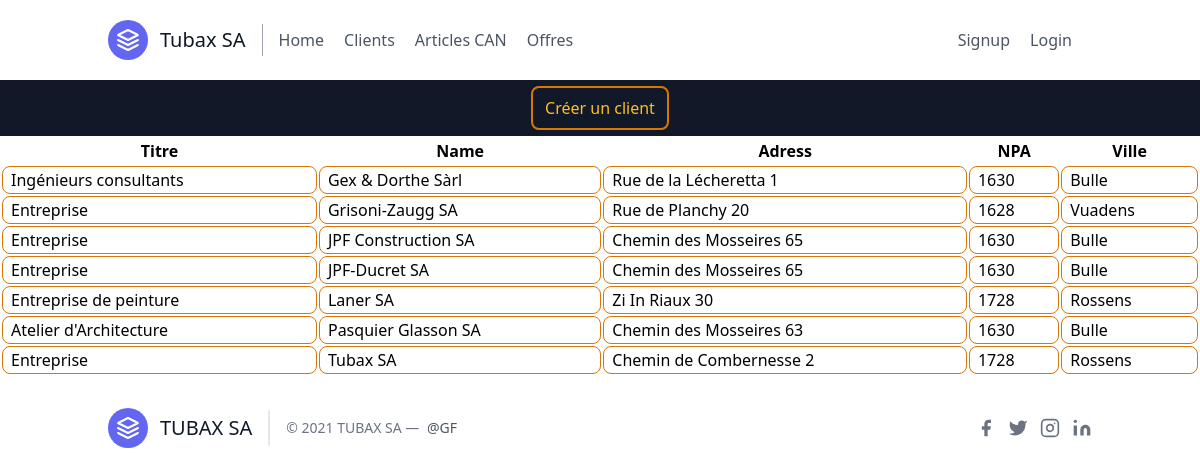
Screenshot of /customer/ with the database file from the repository.
### scaffolding/models.py (models this page shows, shortened)
class Customer(models.Model):
    title = models.CharField(max_length=200, null=True, default="Entreprise", blank=True)
    name = models.CharField(max_length=200, null=True)
    adress = models.CharField(max_length=200, null=True, blank=True)
    zip_code = models.IntegerField(default=0, null=True)
    city = models.CharField(max_length=200, null=True, blank=True)
    phone = models.CharField(max_length=200, null=True, blank=True)
    email = models.EmailField(max_length=200, null=True, blank=True)
    date_created = models.DateTimeField(auto_now_add=True, null=True)

### scaffolding/views.py (the view)
# urls.py: path('customer/', CustomerListView.as_view()),
class CustomerListView(ListView):
    template_name = "scaffolding/customer.html"
    queryset = Customer.objects.all().order_by("name")

### scaffolding/templates/scaffolding/customer.html
{% extends "base.html" %}
{% block content %}
<div class="bg-gray-900">
  <div class="w-full">
    <div class="flex">
      <div class="m-auto my-1.5 flex flex-row gap-6">
        <a href=/customer/create/ class="border-2 border-yellow-600 rounded-lg px-3 py-2 text-yellow-400 cursor-pointer hover:bg-yellow-600 hover:text-yellow-200">
          Créer un client
        </a>
      </div>
    </div>
  </div>
</div>
<table class="w-full table-auto border-separate">
  <thead>
    <tr>
      <th>Titre</th>
      <th>Name</th>
      <th>Adress</th>
      <th>NPA</th>
      <th>Ville</th>
    </tr>
  </thead>
          {% for customer in object_list %}
  <tbody>
    <tr class="hover:bg-yellow-600 hover:text-yellow-200">
      <td class="border border-yellow-600 rounded-lg px-2"><a style="display:inline-block;width:100%;height:100%;" href="/customer/{{customer.pk}}">{{customer.title}}</a></td>
      <td class="border border-yellow-600 rounded-lg px-2"><a style="display:inline-block;width:100%;height:100%;" href="/customer/{{customer.pk}}">{{customer.name}}</a></td>
      <td class="border border-yellow-600 rounded-lg px-2"><a style="display:inline-block;width:100%;height:100%;" href="/customer/{{customer.pk}}">{{customer.adress}}</a></td>
      <td class="border border-yellow-600 rounded-lg px-2"><a style="display:inline-block;width:100%;height:100%;" href="/customer/{{customer.pk}}">{{customer.zip_code}}</a></td>
      <td class="border border-yellow-600 rounded-lg px-2"><a style="display:inline-block;width:100%;height:100%;" href="/customer/{{customer.pk}}">{{customer.city}}</a></td>
    </tr>
  </tbody>
        {% endfor %}
</table>
{% endblock content %}

### templates/base.html (shortened to what this page needs)
<!DOCTYPE html>
<html>
<head>
    <link href="https://unpkg.com/tailwindcss@^2/dist/tailwind.min.css" rel="stylesheet">
</head>
<body>
    <div>
    {% include "navbar.html" %}
    {% block content %}
    {% endblock content %}
    {% include "footer.html" %}
    </div>
</body>
</html>

### templates/navbar.html (shortened to what this page needs)
<header class="text-gray-600 body-font">
  <div class="container mx-auto flex flex-wrap p-5 flex-col md:flex-row items-center">
    <a class="flex title-font font-medium items-center text-gray-900 mb-4 md:mb-0">
      <svg xmlns="http://www.w3.org/2000/svg" fill="none" stroke="currentColor" stroke-linecap="round" stroke-linejoin="round" stroke-width="2" class="w-10 h-10 text-white p-2 bg-indigo-500 rounded-full" viewBox="0 0 24 24">
        <path d="M12 2L2 7l10 5 10-5-10-5zM2 17l10 5 10-5M2 12l10 5 10-5"></path>
      </svg>
      <span class="ml-3 text-xl">Tubax SA</span>
    </a>
    <nav class="md:mr-auto md:ml-4 md:py-1 md:pl-4 md:border-l md:border-gray-400	flex flex-wrap items-center text-base justify-center">
      <a class="mr-5 hover:text-gray-900" href="/">Home</a>
      <a class="mr-5 hover:text-gray-900" href="/customer">Clients</a>
      <a class="mr-5 hover:text-gray-900" href="/category">Articles CAN</a>
      <a class="mr-5 hover:text-gray-900" href="/offer">Offres</a>
    </nav>
    {% if not request.user.is_authenticated %}
    <a class="mr-5 hover:text-gray-900" href="/signup">Signup</a>
    {% endif %}
    {% if request.user.is_authenticated %}
    You are logged in: {{ request.user.username }}
    {% else %}
    <a class="mr-5 hover:text-gray-900" href="/login">Login</a>
    {% endif %}
  </div>
</header>

### templates/footer.html
<footer class="text-gray-600 body-font">
  <div class="container px-5 py-8 mx-auto flex items-center sm:flex-row flex-col">
    <a class="flex title-font font-medium items-center md:justify-start justify-center text-gray-900">
      <svg xmlns="http://www.w3.org/2000/svg" fill="none" stroke="currentColor" stroke-linecap="round" stroke-linejoin="round" stroke-width="2" class="w-10 h-10 text-white p-2 bg-indigo-500 rounded-full" viewBox="0 0 24 24">
        <path d="M12 2L2 7l10 5 10-5-10-5zM2 17l10 5 10-5M2 12l10 5 10-5"></path>
      </svg>
      <span class="ml-3 text-xl">TUBAX SA</span>
    </a>
    <p class="text-sm text-gray-500 sm:ml-4 sm:pl-4 sm:border-l-2 sm:border-gray-200 sm:py-2 sm:mt-0 mt-4">© 2021 TUBAX SA —
      <a href="https://twitter.com/knyttneve" class="text-gray-600 ml-1" rel="noopener noreferrer" target="_blank">@GF</a>
    </p>
    <span class="inline-flex sm:ml-auto sm:mt-0 mt-4 justify-center sm:justify-start">
      <a class="text-gray-500">
        <svg fill="currentColor" stroke-linecap="round" stroke-linejoin="round" stroke-width="2" class="w-5 h-5" viewBox="0 0 24 24">
          <path d="M18 2h-3a5 5 0 00-5 5v3H7v4h3v8h4v-8h3l1-4h-4V7a1 1 0 011-1h3z"></path>
        </svg>
      </a>
      <a class="ml-3 text-gray-500">
        <svg fill="currentColor" stroke-linecap="round" stroke-linejoin="round" stroke-width="2" class="w-5 h-5" viewBox="0 0 24 24">
          <path d="M23 3a10.9 10.9 0 01-3.14 1.53 4.48 4.48 0 00-7.86 3v1A10.66 10.66 0 013 4s-4 9 5 13a11.64 11.64 0 01-7 2c9 5 20 0 20-11.5a4.5 4.5 0 00-.08-.83A7.72 7.72 0 0023 3z"></path>
        </svg>
      </a>
      <a class="ml-3 text-gray-500">
        <svg fill="none" stroke="currentColor" stroke-linecap="round" stroke-linejoin="round" stroke-width="2" class="w-5 h-5" viewBox="0 0 24 24">
          <rect width="20" height="20" x="2" y="2" rx="5" ry="5"></rect>
          <path d="M16 11.37A4 4 0 1112.63 8 4 4 0 0116 11.37zm1.5-4.87h.01"></path>
        </svg>
      </a>
      <a class="ml-3 text-gray-500">
        <svg fill="currentColor" stroke="currentColor" stroke-linecap="round" stroke-linejoin="round" stroke-width="0" class="w-5 h-5" viewBox="0 0 24 24">
          <path stroke="none" d="M16 8a6 6 0 016 6v7h-4v-7a2 2 0 00-2-2 2 2 0 00-2 2v7h-4v-7a6 6 0 016-6zM2 9h4v12H2z"></path>
          <circle cx="4" cy="4" r="2" stroke="none"></circle>
        </svg>
      </a>
    </span>
  </div>
</footer>

### rows the page displays
Customer: title "Ingénieurs consultants", name "Gex & Dorthe Sàrl", adress "Rue de la Lécheretta 1", zip_code "1630", city "Bulle"
Customer: title "Entreprise", name "Grisoni-Zaugg SA", adress "Rue de Planchy 20", zip_code "1628", city "Vuadens"
Customer: title "Entreprise", name "JPF Construction SA", adress "Chemin des Mosseires 65", zip_code "1630", city "Bulle"
Customer: title "Entreprise", name "JPF-Ducret SA", adress "Chemin des Mosseires 65", zip_code "1630", city "Bulle"
Customer: {{ customer.pk }} 1 (drawn), title "Entreprise de peinture", name "Laner SA", adress "Zi In Riaux 30", zip_code "1728", city "Rossens"
Customer: title "Atelier d'Architecture", name "Pasquier Glasson SA", adress "Chemin des Mosseires 63", zip_code "1630", city "Bulle"
Customer: title "Entreprise", name "Tubax SA", adress "Chemin de Combernesse 2", zip_code "1728", city "Rossens"
